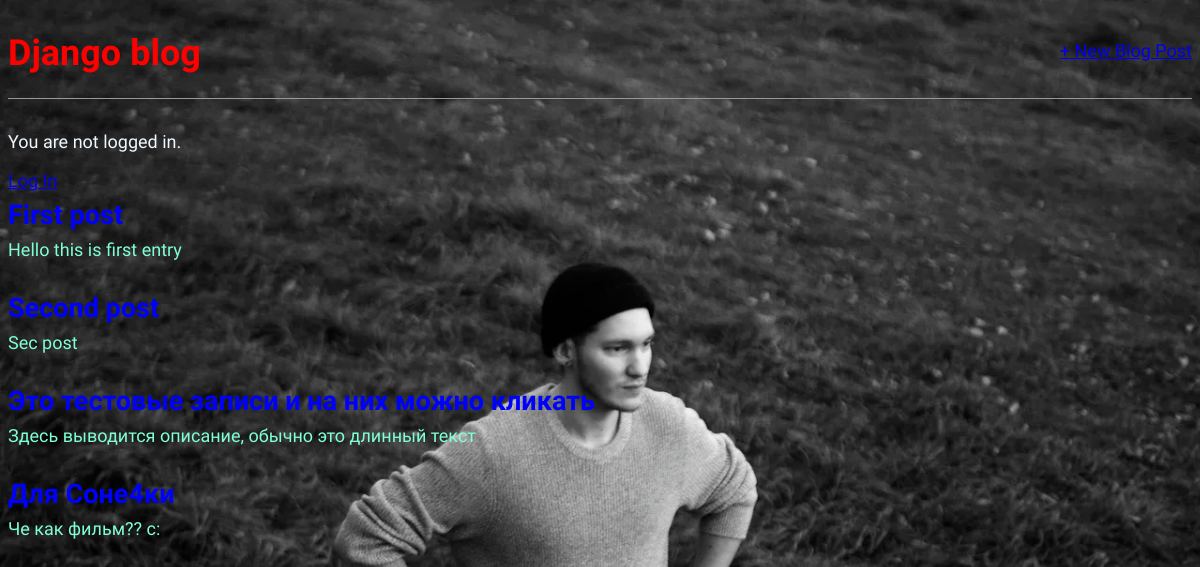
/, run on an earlier commit of the app's database.
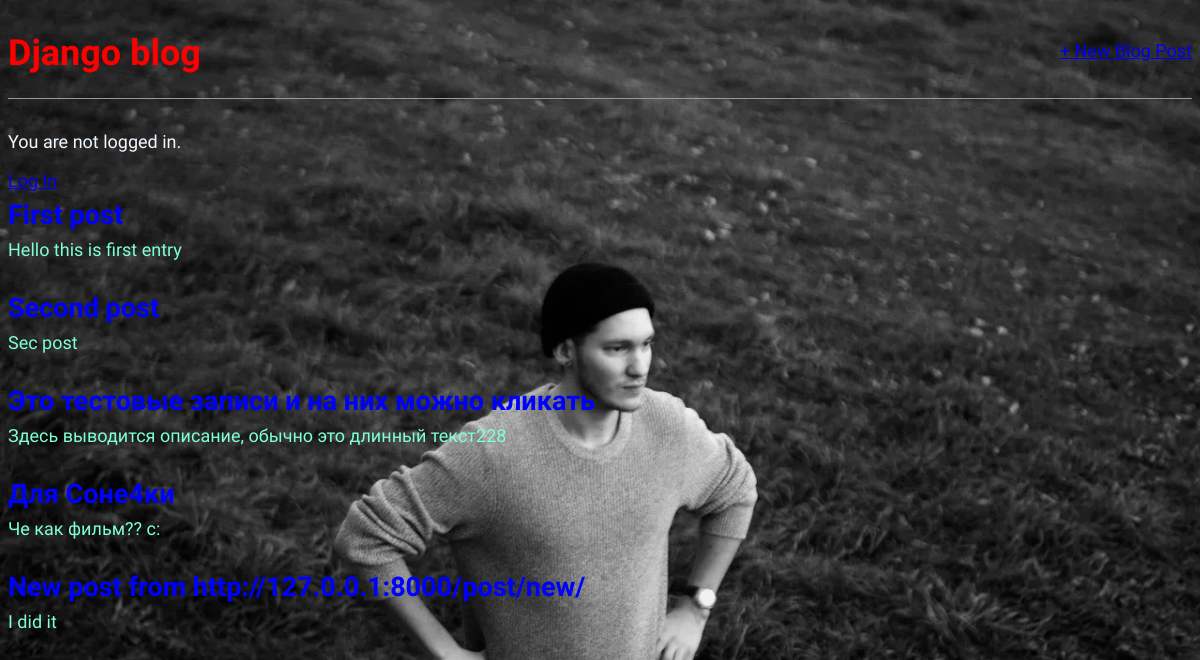
And on a later commit of the database.
### blog/models.py (models this page shows, shortened)
class Post(models.Model):
    title = models.CharField(max_length=200)
    author = models.ForeignKey(
        'auth.User',
        on_delete=models.CASCADE
    )
    body = models.TextField()

### blog/views.py (the view)
# urls.py: path('', BlogListView.as_view(), name='home'),
class BlogListView(ListView):
    model = Post
    template_name = 'home.html'

### templates/home.html
{% extends 'base.html' %}
{% block content %}
    {% for post in object_list %}
        <div class="post-entry">
            <h2><a href="{% url 'post_detail' post.pk %}">{{ post.title }}</a></h2>
            <p>{{ post.body }}</p>
        </div>
    {% endfor %}
{% endblock content %}

### templates/base.html (shortened to what this page needs)
{% load static %}
<html>
<head>
    <link href="{% static 'css/base.css' %}" rel="stylesheet">
</head>
<body>
    <div>
    <header>
        <div class="nav-left">
            <h1><a href="{% url 'home' %}">Django blog</a></h1>
        </div>
            <div class="nav-right">
            <a href="{% url 'post_new' %}">+ New Blog Post</a>
        </div>
    </header>
    {% if user.is_authenticated %}
        <p>Hi {{ user.username }}!</p>
        <p><a href="{% url 'logout' %}">Log out</a></p>
    {% else %}
        <p>You are not logged in.</p>
        <a href="{% url 'login' %}">Log In</a>
    {% endif %}
    {% block content %}
    {% endblock content %}
    </div>
</body>

### static/css/base.css (style rules this page uses)
body { font-family: 'Source Sans Pro', sans-serif; font-size: 18px; background: #c7b39b url(media/me.png); background-size: cover; }
header { border-bottom: 1px solid #999; margin-bottom: 2rem; display: flex; }
header h1 a { color: red; text-decoration: none; }
.nav-left { margin-right: auto; }
.nav-right { display: flex; padding-top: 2rem; }
.post-entry { margin-bottom: 2rem; }
.post-entry h2 { margin: 0.5rem 0; color: brown; }
.post-entry h2 a, .post-entry h2 a:visited { color: blue; text-decoration: none; }
.post-entry p { margin: 0; font-weight: 400; color: aquamarine; }
p { color: aliceblue; }

What changed in the data, as far as the page shows it:
changed Post "Это тестовые записи и на них можно кликать": body "Здесь выводится описание, обычно это длинный текст" → "Здесь выводится описание, обычно это длинный текст228"
added Post: title "New post from http://127.0.0.1:8000/post/new/", body "I did it"
